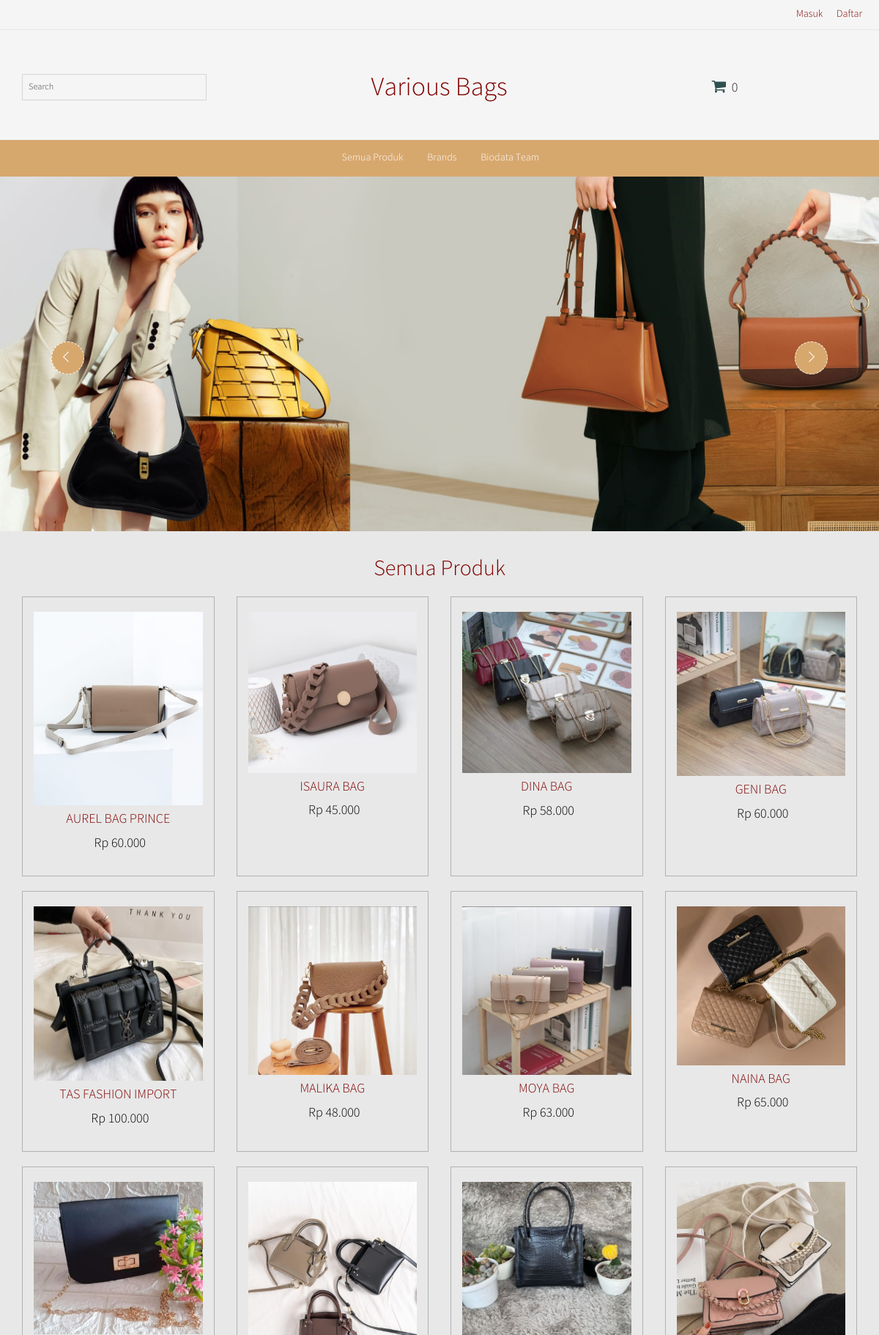
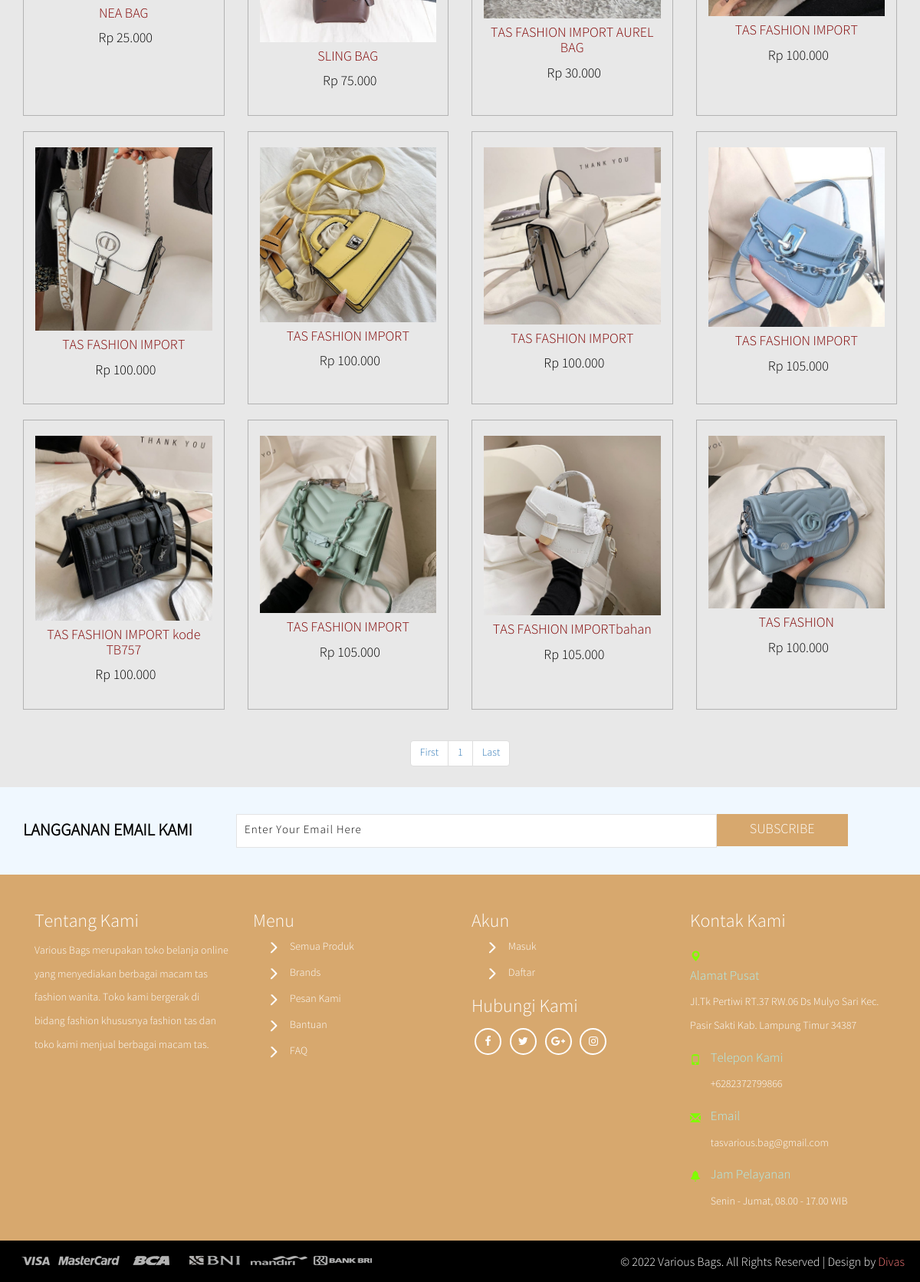
The page / on the database its author committed (2 pictures, top to bottom).
### tables this page shows
CREATE TABLE `items` (
  `item_id` varchar(11) NOT NULL,
  `item_name` varchar(100) NOT NULL,
  `cat_id` int(11) NOT NULL,
  `scat_id` int(11) NOT NULL,
  `brd_id` int(11) NOT NULL,
  `size` varchar(30) NOT NULL,
  `clr_id` varchar(11) NOT NULL,
  `bgimg` varchar(50) NOT NULL,
  `image` varchar(100) NOT NULL,
  `detail` text NOT NULL,
  `material_care` mediumtext NOT NULL,
  `price` varchar(11) NOT NULL,
  `discount` varchar(11) NOT NULL,
  `stock` int(11) NOT NULL,
  `available` varchar(10) NOT NULL,
  `creation_date` date NOT NULL DEFAULT '0000-00-00'
);

### page/home.php (the view, shortened to what this page needs)
<div class="banner">
	<div id="example1" class="core-slider core-slider__carousel">
		<div class="core-slider_viewport">
			<div class="core-slider_list">
				<div class="core-slider_item">
					<img src="../assets/img/header3.jpg" alt="">
				</div>
			</div>
		</div>
		<div class="core-slider_nav">
			<div class="core-slider_arrow core-slider_arrow__right"></div>
			<div class="core-slider_arrow core-slider_arrow__left"></div>
		</div>
		<div class="core-slider_control-nav"></div>
	</div>
</div>
<div class="top-products">
	<div class="container">
		<div class="row">
			<div class="col-lg-12">
				<h2 class="text-center text1">Semua Produk</h2>
			</div>
		</div>
		<div class="row product">
			<?php
			$perpage = 20;
			$page = isset($_GET['page']) ? $_GET['page'] : "";
			if (empty($page)) {
				$num = 0;
				$page = 1;
			} else {
				$num = ($page - 1) * $perpage;
			}
			$query = "SELECT * FROM items WHERE available = 'Ada' ORDER by item_id ASC LIMIT $num, $perpage";
			$result = mysqli_query($conn, $query);
			while ($row = mysqli_fetch_array($result)) {
			?>
				<div class="col-md-3 col-xs-6 product-left">
					<div class="p-one">
						<a href="#">
							<img src="../miiadmin/img/<?php echo $row['bgimg']; ?>" />
						</a>
						<h4><?php echo $row['item_name']; ?></h4>
						<?php
						if ($row['discount'] == "0") {
							echo '
							<div class="item_price">
								<p>
									<span>Rp ' . number_format($row['price'], 0, ".", ".") . '</span>
								</p>
							</div>
							';
						}
						?>
					</div>
				</div>
			<?php
			}
			$sql = mysqli_query($conn, "SELECT * FROM items");
			$total_record = mysqli_num_rows($sql);
			$total_page = ceil($total_record / $perpage);
			?>
			<div class="col-lg-12 col-xs-12">
				<nav class="text-center">
					<ul class="pagination">
						<?php
						if ($page > 1) {
							$prev = "<a href='../index.php?p=home&page=1'><span aria-hidden='true'>First</span></a>";
						} else {
							$prev = "<a href=''><span aria-hidden='true'>First</span></a>";
						}
						$number = '';
						for ($i = 1; $i <= $total_page; $i++) {
							if ($i == $page) {
								$number .= "<a href='../index.php?p=home&page=$i'>$i</a>";
							} else {
								$number .= "<a href='../index.php?p=home&page=$i'>$i</a>";
							}
						}
						if ($page < $total_page) {
							$link = $page + 1;
							$next = "<a href='../index.php?p=home&page=$total_page'><span aria-hidden='true'>Last</span></a>";
						} else {
							$next = "<a href=''><span aria-hidden='true'>Last</span></a>";
						}
						?>
						<li><?php echo $prev; ?></li>
						<li><?php echo $number; ?></li>
						<li><?php echo $next; ?></li>
					</ul>
				</nav>
			</div>
		</div>
	</div>
</div>

### index.php (shortened to what this page needs)
<!DOCTYPE html>
<html lang="en">
<head>
	<link rel="stylesheet" type="text/css" href="../assets/css/variousbags.css" media="screen, print" />
	<link rel="stylesheet" type="text/css" href="../assets/css/coreSlider.css" />
	<link rel="stylesheet" type="text/css" href="../assets/css/flexslider.css" media="screen" />
	</head>
<body>
	<?php ob_start();
	include "inc/header-navigation.php";
	include "inc/main.php";
	include "inc/newsletter-footer.php";
	?>
</body>
</html>

### inc/header-navigation.php (shortened to what this page needs)
<header class="page-header-one">
	<div class="container-fluid">
		<div class="top-right text-center">
			<ul>
				<?php
				if (empty($_SESSION['email']) && empty($_COOKIE['email'])) {
				?>
					<li><a href="../index.php?p=login">Masuk</a></li>
					<li><a href="../index.php?p=register">Daftar</a></li>
				<?php } ?>
			</ul>
		</div>
	</div>
</header>
<header class="page-header-two">
	<div class="container-fluid text-center">
		<div class="col-md-4 top-header-left">
			<div class="search-bar">
				<input type="text" id="search" value="Search" onfocus="this.value = '';" onblur="if (this.value == '') {this.value = 'Search';}">
			</div>
		</div>
		<div class="col-md-4 top-header-middle">
			<h1>Various Bags</h1>
		</div>
		<div class="col-md-4 top-header-right">
			<a href="../index.php?p=cart">
				<span class="fa fa-shopping-cart"></span>
				<h4 class="items">
					<?php
					if (isset($_SESSION['cart'])) {
						echo count($_SESSION['cart']);
					} else {
						echo '0';
					}
					?>
				</h4>
			</a>
		</div>
	</div>
</header>
<nav class="top-nav navbar navbar-inverse" role="navigation">
	<div class="container-fluid">
		<div class="navbar-collapse collapse">
			<ul class="nav navbar-nav top-nav-info">
				<li><a href="../index.php">Semua Produk</a></li>
				<li><a href="../index.php?p=brands">Brands</a></li>
				<li><a href="../page/biodata.php">Biodata Team</a></li>
			</ul>
		</div>
	</div>
</nav>

### inc/main.php
<?php
if(@$_GET){
	switch($_GET['p']){
		case "register";
			include "user/register.php";
		break;
		case "profil";
			include "user/profil.php";
		break;
		case "login";
			include "user/login.php";
		break;
		case "logout";
			include "user/logout.php";
		break;
		case "delete";
			include "user/deleteaccount.php";
		break;
		case "success";
			include "user/success.php";
		break;
		case "single";
			include "page/single.php";
		break;
		case "brands";
			include "page/brands.php";
		break;
		case "home";
			include "page/home.php";
		break;
		case "productbrand";
			include "page/productbrand.php";
		break;
		case "cart";
			include "cart/cart.php";
		break;
		case "checkout";
			include "cart/checkout.php";
		break;
		case "order";
			include "cart/order_detail.php";
		break;
		default:
			echo '<div class="container">
							<div class="row">
								<div class="col-md-12">
									<h2 class="text-center text1">Page was not found</h2>
								</div>
							</div>
					</div>';
		break;
	}
}else{
	include "page/home.php";
}
?>

### inc/newsletter-footer.php (shortened to what this page needs)
<div class="news-letter">
	<div class="container">
		<div class="join">
			<h6><b>langganan email kami</b></h6>
			<form>
				<input type="text" value="Enter Your Email Here" onfocus="this.value = '';" onblur="if (this.value == '') {this.value = 'Enter Your Email Here';}" />
				<input type="submit" value="SUBSCRIBE" />
			</form>
		</div>
	</div>
</div>
<div class="footer-top">
	<div class="container">
		<div class="col-lg-3 footer-grid">
			<h3>Tentang Kami</h3>
			<p>Various Bags merupakan toko belanja online yang menyediakan berbagai macam tas fashion wanita.
			   Toko kami bergerak di bidang fashion khususnya fashion tas dan toko kami menjual berbagai macam tas.</p>
		</div>
		<div class="col-lg-3 footer-grid">
			<h3>Menu</h3>
			<ul class="footer-grid-list">
				<li><a href="../index.php">Semua Produk</a></li>
				<li><a href="../index.php?p=brands">Brands</a></li>
				<li><a href="">Pesan Kami</a></li>
				<li><a href="">Bantuan</a></li>
				<li><a href="">FAQ</a></li>
			</ul>
		</div>
		<div class="col-lg-3 footer-grid">
			<h3>Akun</h3>
			<ul class="footer-grid-list">
				<li><a href="../index.php?p=login">Masuk</a></li>
				<li><a href="../index.php?p=register">Daftar</a></li>
			</ul>
			<h3>Hubungi Kami</h3>
			<div class="social">
				<a class="fa fa-facebook" target="_blank" href="#"></a>
				<a class="fa fa-twitter" target="_blank" href="#"></a>
				<a class="fa fa-google-plus" target="_blank" href="#"></a>
				<a class="fa fa-instagram" target="_blank" href="#"></a>
			</div>
		</div>
		<div class="col-lg-3 footer-grid">
			<h3>Kontak Kami</h3>
			<div class="contact-grid">
				<i class="glyphicon glyphicon-map-marker"></i>
				<div class="contact1">
					<h3>Alamat Pusat</h3>
					<p> Jl.Tk Pertiwi RT.37 RW.06 Ds Mulyo Sari Kec. Pasir Sakti
						Kab. Lampung Timur 34387
					</p>
				</div>
				<div class="clearfix"></div>
			</div>
			<div class="contact-grid">
				<i class="glyphicon glyphicon-phone"></i>
				<div class="contact1">
					<h3>Telepon Kami</h3>
					<p>+6282372799866</p>
				</div>
				<div class="clearfix"></div>
			</div>
			<div class="contact-grid">
				<i class="glyphicon glyphicon-envelope"></i>
				<div class="contact1">
					<h3>Email</h3>
					<p>tasvarious.bag@gmail.com</p>
				</div>
				<div class="clearfix"></div>
			</div>
			<div class="contact-grid">
				<i class="glyphicon glyphicon-bell"></i>
				<div class="contact1">
					<h3>Jam Pelayanan</h3>
					<p>Senin - Jumat, 08.00 - 17.00 WIB</p>
				</div>
				<div class="clearfix"></div>
			</div>
		</div>
	</div>
</div>
<div class="footer-bottom">
	<div class="container-fluid">
		<ul class="footer-bottom-left">
			<li><img src="../assets/img/f2.png" class="img-responsive"/></li>
			<li><img src="../assets/img/f3.png" class="img-responsive"/></li>
			<li><img src="../assets/img/logo-bca.png" class="img-responsive"/></li>
			<li><img src="../assets/img/logo-bni46.png" class="img-responsive"/></li>
			<li><img src="../assets/img/logo-mandiri.png" class="img-responsive"/></li>
			<li><img src="../assets/img/logo-bri.png" class="img-responsive"/></li>
		</ul>
		<p class="footer-bottom-right">&copy; 2022 Various Bags. All Rights Reserved | Design by <a href="/variousbags/">Divas</a></p>
		<div class="clearfix"></div>
	</div>
</div>

### assets/css/coreSlider.css (style rules this page uses)
.core-slider { position: relative; -webkit-user-select: none; -moz-user-select: none; -ms-user-select: none; user-select: none; }
.core-slider_viewport { position: relative; overflow: hidden; }
.core-slider_list { -webkit-transition: all 0.5s cubic-bezier(0.77, 0, 0.175, 1); transition: all 0.5s cubic-bezier(0.77, 0, 0.175, 1); }
.core-slider_item { float: left; }
.core-slider_item img { display: block; max-width: 100%; height: auto; }
.core-slider_control-nav { position: absolute; z-index: 999; left: 0; right: 0; bottom: 30px; text-align: center; }
.core-slider_arrow { position: absolute; top: 50%; margin-top: -25px; width: 45px; height: 45px; z-index: 999; cursor: pointer; border: 1px dashed #FFFFFF; border-radius: 100%; text-align: center; }
.core-slider_arrow__right { right: 20px; background: url(../img/arrow_right.png) no-repeat 14px 12px #D7A86E; }
.core-slider_arrow__left { left: 20px; background: url(../img/arrow_left.png) no-repeat 11px 12px #D7A86E; }
.core-slider__carousel { overflow: hidden; }
.core-slider__carousel::before, .core-slider__carousel::after { content: ""; width: 150px; position: absolute; top: -5px; bottom: -5px; z-index: 200; }
.core-slider__carousel .core-slider_viewport { overflow: visible; margin: 0 auto; }
.core-slider__carousel .core-slider_arrow__left { left: 70px; }
.core-slider__carousel .core-slider_arrow__right { right: 70px; }

### rows shown on the page
items: bgimg (picture), item_name "AUREL BAG PRINCE", price "60.000"
items: bgimg (picture), item_name "ISAURA BAG", price "45.000"
items: bgimg (picture), item_name "DINA BAG", price "58.000"
items: bgimg (picture), item_name "GENI BAG", price "60.000"
items: bgimg (picture), item_name "TAS FASHION IMPORT", price "100.000"
items: bgimg (picture), item_name "MALIKA BAG", price "48.000"
items: bgimg (picture), item_name "MOYA BAG", price "63.000"
items: bgimg (picture), item_name "NAINA BAG", price "65.000"
items: bgimg (picture), item_name "NEA BAG", price "25.000"
items: bgimg (picture), item_name "SLING BAG", price "75.000"
items: bgimg (picture), item_name "TAS FASHION IMPORT AUREL BAG", price "30.000"
items: bgimg (picture), item_name "TAS FASHION IMPORT", price "100.000"
items: bgimg (picture), item_name "TAS FASHION IMPORT", price "100.000"
items: bgimg (picture), item_name "TAS FASHION IMPORT", price "100.000"
items: bgimg (picture), item_name "TAS FASHION IMPORT", price "100.000"
items: bgimg (picture), item_name "TAS FASHION IMPORT", price "105.000"
items: bgimg (picture), item_name "TAS FASHION IMPORT kode TB757", price "100.000"
items: bgimg (picture), item_name "TAS FASHION IMPORT", price "105.000"
items: bgimg (picture), item_name "TAS FASHION IMPORTbahan", price "105.000"
items: bgimg (picture), item_name "TAS FASHION", price "100.000"
